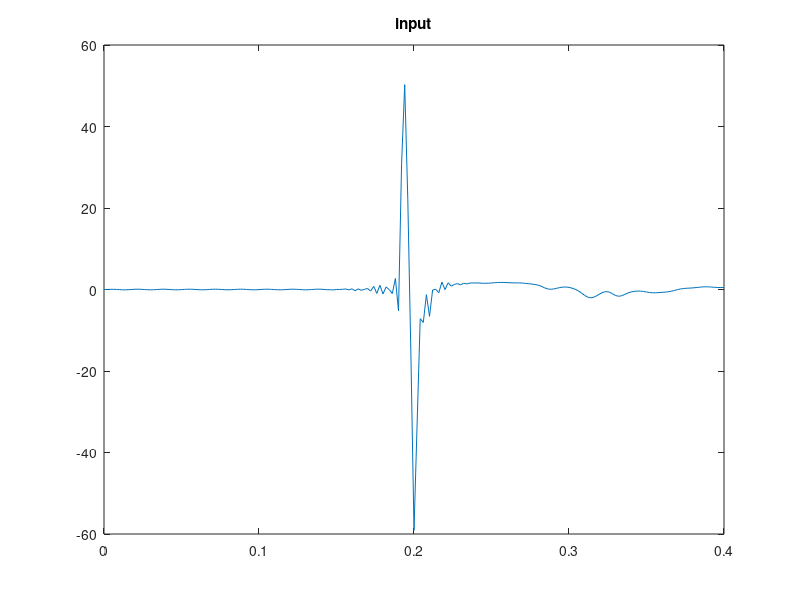
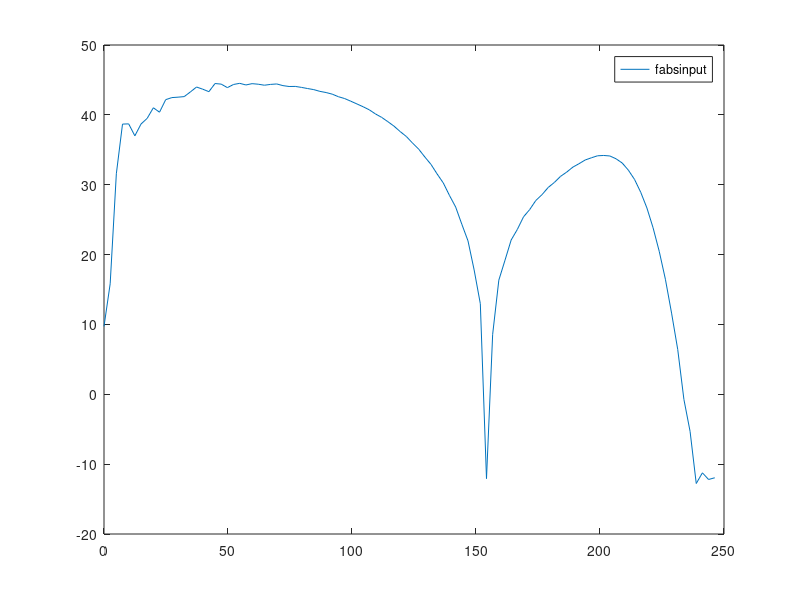
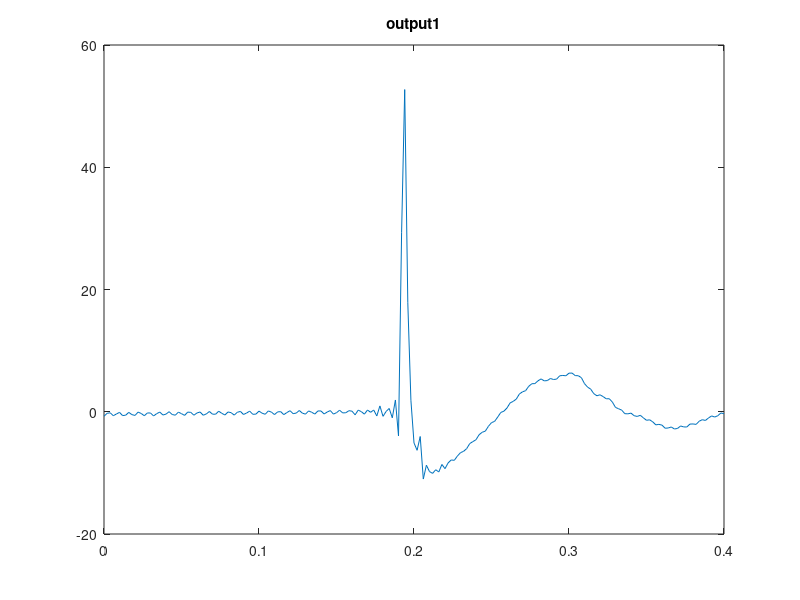
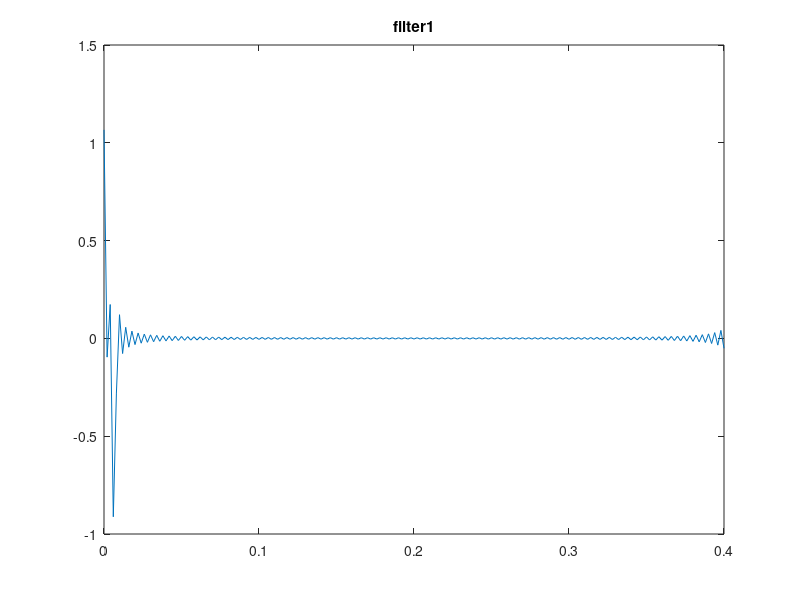

These charts were generated, in order, by the following MATLAB code: (Note: this script raises an error after producing the figures.)
clc
clear all;
close all;

input=[0.000     0.012     0.032     0.044     0.020    -0.026    -0.068 ...
-0.077    -0.040     0.010     0.057     0.076     0.045    -0.004 ...
-0.051    -0.075    -0.052    -0.005     0.043     0.075     0.059 ...
 0.012    -0.037    -0.072    -0.065    -0.023     0.026     0.068 ...
 0.071     0.032    -0.018    -0.062    -0.073    -0.039     0.010 ...
 0.057     0.075     0.046    -0.003    -0.050    -0.074    -0.052 ...
-0.004     0.045     0.077     0.061     0.014    -0.036    -0.073 ...
-0.066    -0.023     0.027     0.070     0.072     0.032    -0.016 ...
-0.061    -0.073    -0.039     0.009     0.055     0.073     0.044 ...
-0.004    -0.051    -0.076    -0.056    -0.009     0.053     0.081 ...
 0.069     0.017    -0.055    -0.048    -0.104     0.013     0.002 ...
 0.057     0.129    -0.096     0.165    -0.291     0.153    -0.198 ...
 0.033     0.250    -0.383     0.783    -0.972     1.035    -1.088 ...
 0.623    -0.024    -0.995     2.703    -5.253    30.984    50.263 ...
22.011   -16.056   -59.076   -33.010    -7.162    -8.071    -1.255 ...
-6.592    -0.126     0.063    -0.782     1.831    -0.028     1.655 ...
 0.826     1.223     1.453     1.137     1.528     1.381     1.578 ...
 1.615     1.601     1.594     1.538     1.519     1.548     1.593 ...
 1.670     1.716     1.734     1.722     1.689     1.660     1.629 ...
 1.626     1.609     1.569     1.508     1.416     1.333     1.234 ...
 1.073     0.810     0.460     0.165     0.053     0.125     0.297 ...
 0.470     0.584     0.615     0.531     0.332     0.050    -0.331 ...
-0.840    -1.405    -1.866    -2.047    -1.886    -1.504    -1.050 ...
-0.671    -0.510    -0.641    -1.036    -1.470    -1.664    -1.530 ...
-1.196    -0.854    -0.609    -0.460    -0.387    -0.396    -0.482 ...
-0.614    -0.744    -0.807    -0.795    -0.749    -0.691    -0.640 ...
-0.560    -0.414    -0.231    -0.030     0.139     0.244     0.310 ...
 0.352     0.400     0.476     0.560     0.629     0.668     0.651 ...
 0.598     0.539     0.492     0.481     0.490];

%input(floor(3.0*end/4.0):end)=0;
input=input'; 

nt=201;
hnf=floor(nt/2);

dt = 2e-3;
t=[0:dt:(nt-1)*dt]';
df=1./(nt*dt);
f=[0:hnf -hnf:-1]*df;
f=f';
omega=2.0*pi*f;


tau=2.0*5.0/1545.8
eps=0.00001


figure();
plot(t,input);
title('input'); 


finput=fft(input);


fabsinput=mag2db(abs(fft(input)));


figure(); 
plot(f(1:hnf),fabsinput(1:hnf)); 
legend('fabsinput'); 



%% Deghost
% First way
nominator=1-exp(1i*omega*tau);
denominator=2.0-2.0*cos(omega*tau)+eps;
ffilter=nominator./denominator;

tic
disp('Calculate normally'); 
foutput1=finput.*ffilter;
output1=real(ifft(foutput1)); 
toc

figure(); 
plot(t,output1); 
title('output1'); 


nominator=1-exp(-1i*omega*tau);
denominator=2.0-2.0*cos(omega*tau)+eps;
ffilter=nominator;%./denominator;
filter1=real(ifft(ffilter)); 


figure(); 
plot(t,filter1); 
title('filter1'); 


iter_cg = 20;

A=zeros(nt,nt); 

for i_iter=1:nt
   A(:,i_iter)=circshift(filter1,i_iter-1);  
end


X=conj_grad_solve(A,input,iter_cg);


%fX1=conj_grad_solve(ffilter,finput,iter_cg);

%X1=real(ifft(fX1)); 


figure(); 
plot(t,X); 
title('X'); 


% figure(); 
% plot(t,X1); 
% title('X1'); 


% test=A*X;

% figure(); 
% plot(t,test); 
% title('test'); 
